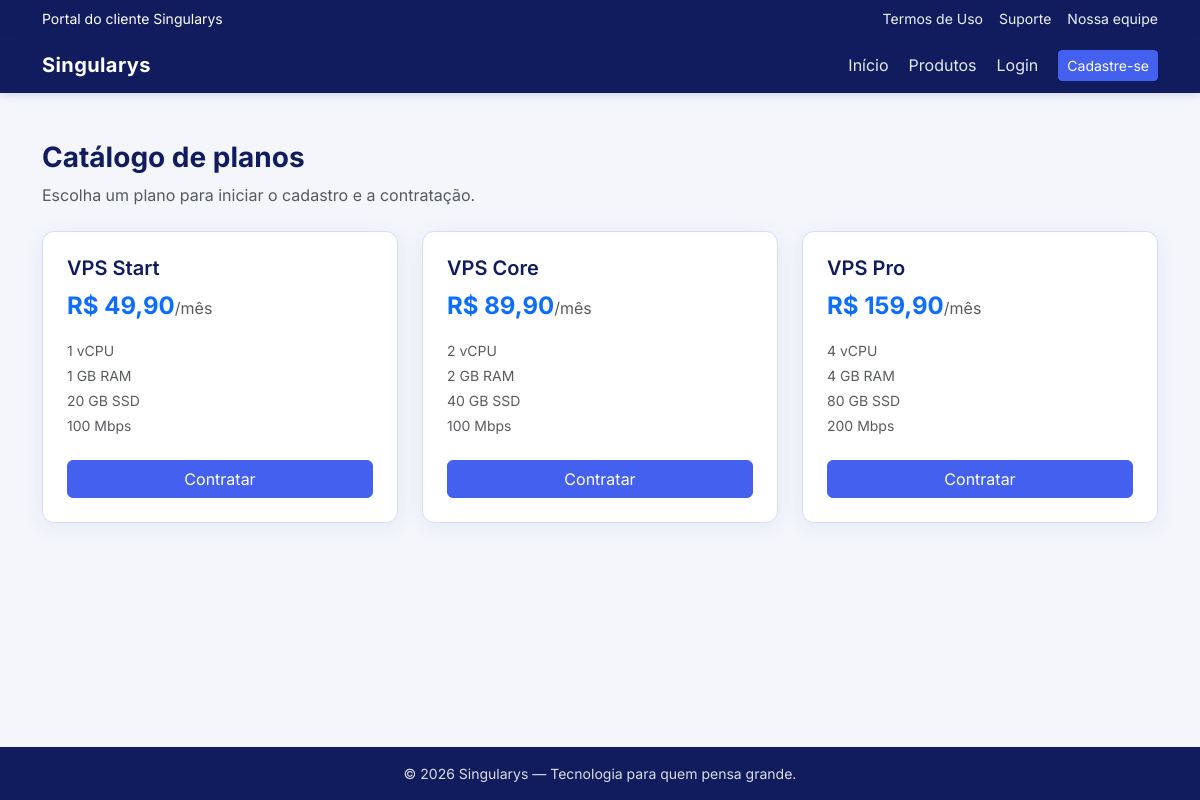
Screenshot of /index.php?controle=planoController&metodo=listar with the database file from the repository.
### tables this page shows
CREATE TABLE IF NOT EXISTS planos_vps (
    id_plano BIGINT UNSIGNED AUTO_INCREMENT PRIMARY KEY,
    nome VARCHAR(100) NOT NULL,
    slug VARCHAR(100) NOT NULL,
    descricao TEXT NULL,
    vcpu INT UNSIGNED NOT NULL,
    ram_mb INT UNSIGNED NOT NULL,
    storage_gb INT UNSIGNED NOT NULL,
    banda_mbps INT UNSIGNED NOT NULL DEFAULT 100,
    preco_mensal DECIMAL(10,2) NOT NULL,
    situacao ENUM('ativo', 'inativo', 'suspenso') NOT NULL DEFAULT 'ativo',
    criado_em DATETIME NOT NULL DEFAULT CURRENT_TIMESTAMP,
    alterado_em DATETIME NOT NULL DEFAULT CURRENT_TIMESTAMP ON UPDATE CURRENT_TIMESTAMP,
    deletado_em DATETIME NULL COMMENT 'Soft delete; pedidos antigos mantêm FK ao plano',
    UNIQUE KEY uk_plano_slug (slug)
);

### controllers/planoController.class.php (called while the page is built, shortened)
<?php
require_once "models/conexao.class.php";
require_once "models/plano.class.php";
require_once "models/planoDAO.class.php";
class PlanoController
{
    public function listar()
    {
        $planoDAO = new PlanoDAO();
        $planos = $planoDAO->buscarTodos();
        require_once "views/listar_planos.php";
    }
}

### index.php (called while the page is built, shortened)
<?php
$metodo = $_GET["metodo"] ?? "inicio";
$obj = new $controle();
$obj->$metodo();

### models/conexao.class.php (called while the page is built, shortened)
<?php
class Conexao
{
    protected $db = null;
    public function __construct()
    {
        $host = getenv("SINGULARYS_DB_HOST") ?: "localhost";
        $banco = getenv("SINGULARYS_DB_NAME") ?: "singularys2";
        $usuario = getenv("SINGULARYS_DB_USER") ?: "root";
        $senha = getenv("SINGULARYS_DB_PASS") ?: "";
        $parametros = "mysql:host={$host};dbname={$banco};charset=utf8mb4";
        try {
            $this->db = new PDO($parametros, $usuario, $senha);
            $this->db->setAttribute(PDO::ATTR_ERRMODE, PDO::ERRMODE_EXCEPTION);
            $this->db->setAttribute(PDO::ATTR_DEFAULT_FETCH_MODE, PDO::FETCH_OBJ);
            $this->db->setAttribute(PDO::ATTR_EMULATE_PREPARES, false);
        } catch (PDOException $e) {
            $this->erroConexao = $e->getMessage();
            $this->db = null;
        }
    }
    protected function possuiConexao()
    {
        return $this->db instanceof PDO;
    }
}

### models/planoDAO.class.php (called while the page is built, shortened)
<?php
require_once __DIR__ . "/conexao.class.php";
require_once __DIR__ . "/plano.class.php";
class PlanoDAO extends Conexao
{
    public function buscarTodos()
    {
        return $this->buscar(
            "WHERE deletado_em IS NULL ORDER BY FIELD(situacao, 'ativo', 'inativo', 'suspenso'), preco_mensal"
        );
    }
    private function buscar(string $complementoSql)
    {
        try {
            $stm = $this->db->prepare("SELECT * FROM planos_vps {$complementoSql}");
            $stm->execute();
            $planos = [];
            foreach ($stm->fetchAll() as $dado) {
                $planos[] = $this->montarPlano($dado);
            }
            return $planos;
        } catch (PDOException $e) {
            return [];
        }
    }
    private function montarPlano($dado)
    {
        return new Plano(
            (int) $dado->id_plano,
            $dado->slug,
            $dado->nome,
            (float) $dado->preco_mensal,
            (int) $dado->vcpu,
            (int) $dado->ram_mb,
            (int) $dado->storage_gb,
            (int) $dado->banda_mbps,
            $dado->situacao
        );
    }
}

### models/plano.class.php (called while the page is built, shortened)
<?php
class Plano
{
    public function getCodigo() { return $this->slug; }
    public function getNome() { return $this->nome; }
    public function getVcpu() { return $this->vcpu; }
    public function getArmazenamentoGb() { return $this->storageGb; }
    public function getLarguraBandaMbps() { return $this->bandaMbps; }
    public function getRamGb()
    {
        return (int) round($this->ramMb / 1024);
    }
    public function getPrecoFormatado()
    {
        return "R$ " . number_format($this->precoMensal, 2, ",", ".");
    }
}

### views/listar_planos.php (the view, shortened to what this page needs)
<?php
$layoutArea = "app";
require_once "views/partials/head.php";
require_once "views/partials/header.php";
?>
<main class="py-5">
    <div class="container">
        <h1 class="h3 app-page-title fw-bold mb-2">Catálogo de planos</h1>
        <p class="text-muted mb-4">Escolha um plano para iniciar o cadastro e a contratação.</p>
        <div class="row g-4">
            <?php foreach ($planos as $plano) { ?>
                <div class="col-md-4">
                    <div class="app-card p-4 h-100 d-flex flex-column">
                        <h2 class="h5 fw-semibold app-page-title"><?php echo htmlspecialchars($plano->getNome()); ?></h2>
                        <p class="fs-4 fw-bold text-primary mb-3"><?php echo htmlspecialchars($plano->getPrecoFormatado()); ?><small class="fs-6 text-muted fw-normal">/mês</small></p>
                        <ul class="list-unstyled text-muted small flex-grow-1 mb-4">
                            <li class="mb-1"><?php echo (int) $plano->getVcpu(); ?> vCPU</li>
                            <li class="mb-1"><?php echo (int) $plano->getRamGb(); ?> GB RAM</li>
                            <li class="mb-1"><?php echo (int) $plano->getArmazenamentoGb(); ?> GB SSD</li>
                            <li><?php echo (int) $plano->getLarguraBandaMbps(); ?> Mbps</li>
                        </ul>
                        <a class="btn btn-singularys w-100"
                           href="index.php?controle=planoController&metodo=contratar&plano=<?php echo urlencode($plano->getCodigo()); ?>">
                            Contratar
                        </a>
                    </div>
                </div>
            <?php } ?>
        </div>
    </div>
</main>
<?php require_once "views/partials/footer.php"; ?>

### views/partials/head.php (shortened to what this page needs)
<?php
$layoutArea = $layoutArea ?? "landpage";
?>
<!DOCTYPE html>
<html lang="pt-BR">
<head>
    <link href="https://cdn.jsdelivr.net/npm/bootstrap@5.3.8/dist/css/bootstrap.min.css" rel="stylesheet"
>
    <?php if ($layoutArea === "app") { ?>
        <link rel="stylesheet" href="./css/app.css?v=20260522">
    <?php } ?>
</head>
<body class="<?php echo $layoutArea === "app" ? "app-body" : ""; ?>">

### views/partials/header.php (shortened to what this page needs)
<?php
$usuarioLogado = !empty($_SESSION["usuario_id"]);
$layoutArea = $layoutArea ?? "landpage";
$isAdmin = ($usuarioLogado && ($_SESSION["usuario_papel"] ?? "") === "administrador");
?>
<?php if ($layoutArea === "app") {   ?>
    <div class="app-topbar py-2">
        <div class="container d-flex flex-wrap justify-content-between align-items-center gap-2">
            <?php if ($usuarioLogado) { ?>
                <span>Usuário: <?php echo htmlspecialchars($_SESSION["usuario_nome"] ?? "usuário"); ?></span>
            <?php } else { ?>
                <span>Portal do cliente Singularys</span>
            <?php } ?>
            <div class="d-flex gap-3">
                <a href="./termos.html">Termos de Uso</a>
                <a href="mailto:suporte@singularys.net">Suporte</a>
                <a href="./equipe.html#quem_somos">Nossa equipe</a>
            </div>
        </div>
    </div>
    <nav class="navbar navbar-expand-lg navbar-dark navbar-app">
        <div class="container">
            <a class="navbar-brand" href="index.php">Singularys</a>
            <div class="collapse navbar-collapse" id="navbarApp">
                <ul class="navbar-nav ms-auto mb-2 mb-lg-0 align-items-lg-center gap-lg-1">
                    <li class="nav-item">
                        <a class="nav-link" href="index.php">Início</a>
                    </li>
                    <li class="nav-item">
                        <a class="nav-link" href="index.php?controle=planoController&metodo=listar">Produtos</a>
                    </li>
                    <?php if ($isAdmin) { ?>
                        <li class="nav-item">
                            <a class="nav-link" href="index.php?controle=adminController&metodo=painel">Admin</a>
                        </li>
                        <li class="nav-item">
                            <a class="nav-link" href="index.php?controle=adminController&metodo=contas">Contas</a>
                        </li>
                        <li class="nav-item">
                            <a class="nav-link" href="index.php?controle=usuarioController&metodo=logout">Logout</a>
                        </li>
                    <?php } else { ?>
                        <li class="nav-item">
                            <a class="nav-link" href="index.php?controle=usuarioController&metodo=login">Login</a>
                        </li>
                        <li class="nav-item">
                            <a class="btn btn-singularys btn-sm ms-lg-2"
                               href="index.php?controle=clienteController&metodo=cadastrar&intencao=cadastro">Cadastre-se</a>
                        </li>
                    <?php } ?>
                </ul>
            </div>
        </div>
    </nav>
<?php } ?>

### views/partials/footer.php (shortened to what this page needs)
<?php $layoutArea = $layoutArea ?? "landpage";  ?>
<?php if ($layoutArea === "app") { ?>
    <footer class="app-footer py-3 mt-5">
        <div class="container text-center">
            <p>&copy; <?php echo date("Y"); ?> Singularys — Tecnologia para quem pensa grande.</p>
        </div>
    </footer>
<?php } else { ?>
    <footer class="footer">
        <p>&copy; <?php echo date("Y"); ?> Singularys - Tecnologia para quem pensa grande.</p>
    </footer>
<?php } ?>
</body>
</html>

### css/app.css (style rules this page uses)
:root { --singularys-azul: #101C5E; --singularys-azul-claro: #4361EE; --singularys-fundo: #f4f6fc; --singularys-card: #ffffff; --singularys-borda: #d5dbfb; }
body.app-body { background-color: var(--singularys-fundo); color: var(--singularys-azul); font-family: "Inter", system-ui, sans-serif; min-height: 100vh; display: flex; flex-direction: column; }
body.app-body main { flex: 1 0 auto; }
.app-topbar { background: var(--singularys-azul); color: #fff; font-size: 0.875rem; }
.app-topbar a { color: #eff1fe; text-decoration: none; }
.navbar-app { background: var(--singularys-azul) !important; box-shadow: 0 2px 8px rgba(16, 28, 94, 0.15); }
.navbar-app .navbar-brand { font-weight: 700; letter-spacing: 0.02em; }
.navbar-app .nav-link { color: rgba(255, 255, 255, 0.9) !important; }
.btn-singularys { background: var(--singularys-azul-claro); border-color: var(--singularys-azul-claro); color: #fff; }
.app-card { background: var(--singularys-card); border: 1px solid var(--singularys-borda); border-radius: 0.75rem; box-shadow: 0 4px 24px rgba(16, 28, 94, 0.06); }
.app-page-title { color: var(--singularys-azul); }
.app-footer { background: var(--singularys-azul); color: rgba(255, 255, 255, 0.85); font-size: 0.875rem; margin-top: auto; }
.app-footer p { margin: 0; }

### views/partials/head.php (style rules this page uses)
:root { color-scheme: light only; }

### rows the page displays
planos_vps: nome "VPS Start", preco_mensal "R$ 49,90", vcpu "1", ram_mb "1", storage_gb "20", banda_mbps "100"
planos_vps: nome "VPS Core", preco_mensal "R$ 89,90", vcpu "2", ram_mb "2", storage_gb "40", banda_mbps "100"
planos_vps: nome "VPS Pro", preco_mensal "R$ 159,90", vcpu "4", ram_mb "4", storage_gb "80", banda_mbps "200"
